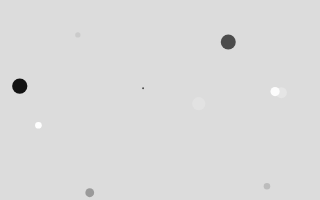
Frame 1 (no input)
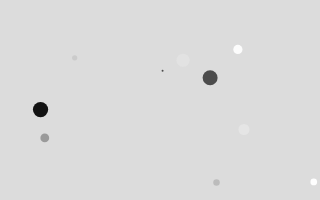
Frame 60 (no input)
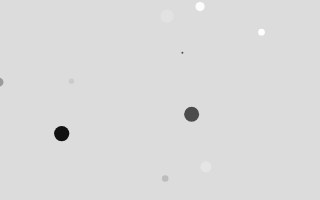
Frame 120 (the mouse pressed at the canvas centre since frame 60)

The p5.js sketch that drew these frames (run headless with seeded random() and noise() and a simulated clock; from frame 60 on, the mouse is pressed at the canvas centre):

// p5.js sketch
// ── sketch.js
let balls = [];
let ball_count = 10;

function setup() {
    createCanvas(320, 200);
    noStroke();
    fill(60);
    for (let i = 0; i < ball_count; i++) {
	balls.push({
	    x: random(width),
	    y: random(height),
	    r: random(0, 10),
	    vx: random(-1, 1),
	    vy: random(-1, 1),
	    color: random(255),
	});
    }
}

function draw() {
    background(220);
    for (let i = 0; i < ball_count; i++) {
	let ball = balls[i];
	fill(ball.color);
	ball.x += ball.vx;
	ball.y += ball.vy;
	if (ball.x > width + ball.r) { ball.x = -ball.r; }
	if (ball.x < -ball.r) { ball.x = width + ball.r; }
	if (ball.y > height + ball.r) { ball.y = -ball.r; }
	if (ball.y < -ball.r) { ball.y = height + ball.r; }

	circle(ball.x, ball.y, ball.r * 2);
    }
}
